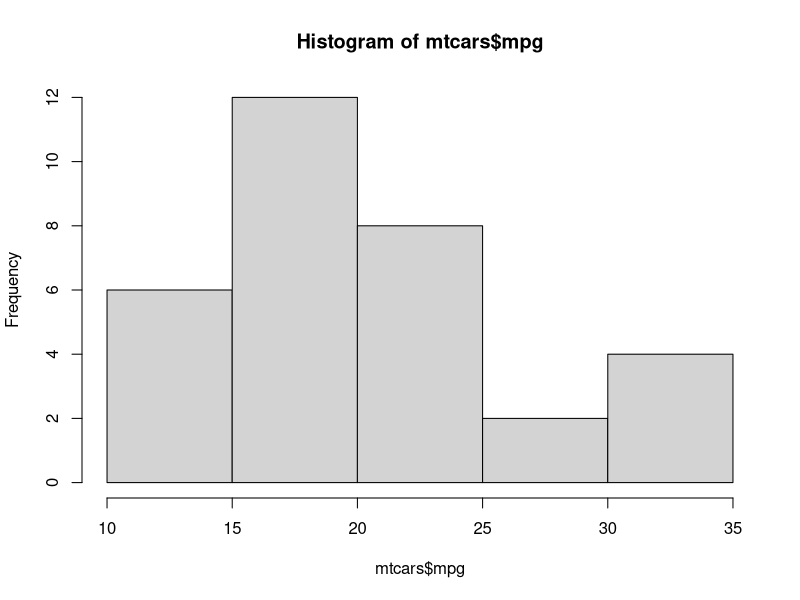
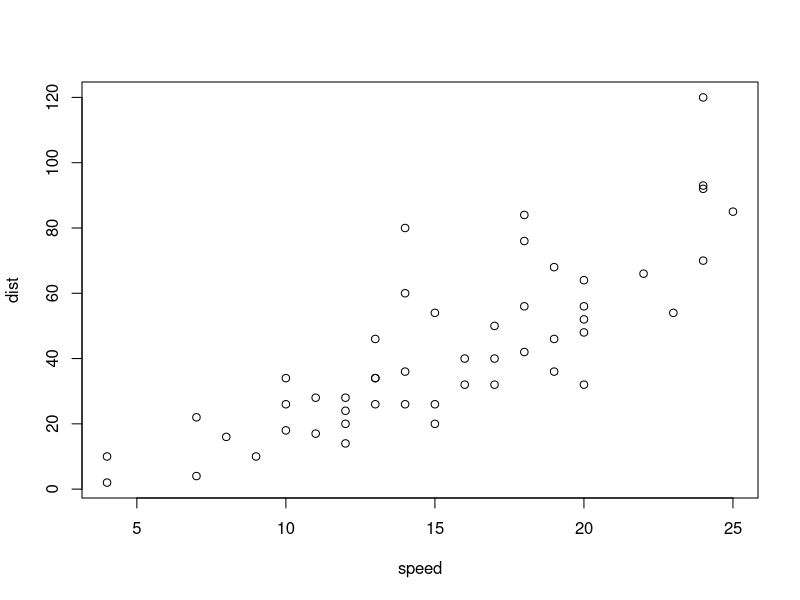

Write R code to recreate these figures, in order.
## ---- chunk 1
knitr::opts_chunk$set(echo = TRUE)
## ---- chunk 2
hist(mtcars$mpg)
## ---- chunk 3
plot(cars)
